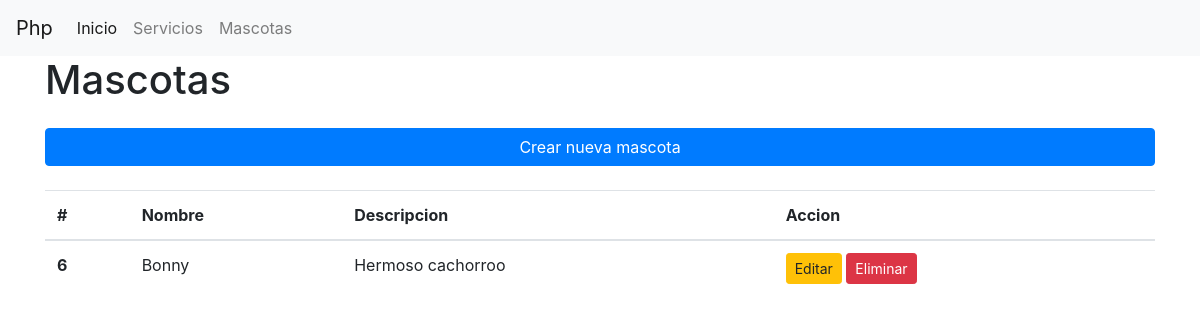
The page /mascotas.php on the database as committed earlier.
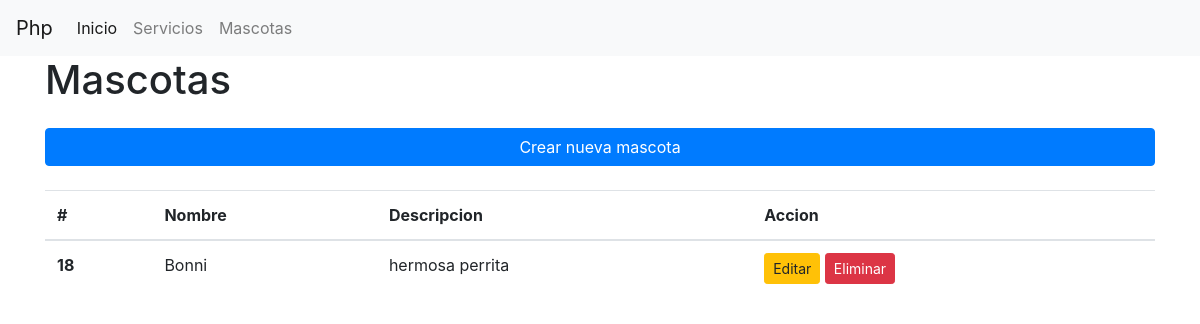
The same page on the database as committed later.
### tables this page shows
CREATE TABLE `mascota` (
  `id` int(11) NOT NULL,
  `nombre` varchar(250) NOT NULL,
  `descripcion` varchar(250) NOT NULL
);

### config.php (called while the page is built, shortened)
<?php
  include 'cConexion.php';
  include 'cConsultas.php';
  $consulta = new cConsultas();
?>

### cConsultas.php (called while the page is built, shortened)
<?php
  class cConsultas extends cConexion{
    private $sql;
    function __construct(){
        $this->sql="";
    }
    public function asignarConsulta($query){
      $this->sql = mysqli_query($this->obtenerConexion(), $query);
    }
    public function obtenerConsulta(){
        return $this->sql;
    }
  }
?>

### cConexion.php (called while the page is built, shortened)
<?php
  class cConexion{
    private $servidor;
    private $usuario;
    private $contrasena;
    private $link;
    function __construct(){
        $this->servidor="";
        $this->usuario="";
        $this->contrasena="";
        $this->link="";
    }
    public function asignarServidor($host){
        $this->servidor = $host;
    }
    public function asignarUsuario($user){
        $this->usuario  = $user;
    }
    public function asignarContrasena($pwd){
        $this->contrasena = $pwd;
    }
    public function conectarBaseDatos(){
        if(!($this->link= mysqli_connect($this->servidor, $this->usuario, $this->contrasena))){
            echo "Error al acceder a la base de datos";
            exit();
        }
    }
    public function obtenerConexion(){
        return $this->link;
    }
  }
?>

### mascotas.php (the view, shortened to what this page needs)
<?php
  include 'config.php';
  include 'masterPage.php';
  $masterPage = new masterPage();
?>
<?php include 'template/cabecera.php'; ?>
    <div class="container">
        <h1>Mascotas</h1>
        <a href="crear.php" class="btn btn-primary btn-block my-4" >Crear nueva mascota</a>
        <div class="table-responsive">
          <table class="table">
            <thead>
              <tr>
                <th scope="col">#</th>
                <th scope="col">Nombre</th>
                <th scope="col">Descripcion</th>
                <th scope="col">Accion</th>
              </tr>
            </thead>
            <tbody>
              <?php
                $consulta->conectarBaseDatos();
                $consulta->asignarConsulta("select * from mascota");
              ?>
              <?php while($mascota = mysqli_fetch_assoc($consulta->obtenerConsulta())){ ?>
                <tr>
                  <th scope="row"><?php echo $mascota['id'] ?></th>
                  <td><?php echo $mascota['nombre'] ?></td>
                  <td><?php echo $mascota['descripcion'] ?></td>
                  <td>
                    <a type="button" class="btn btn-warning btn-sm" href="detalle.php?id=<?php echo $mascota['id']?>">Editar</a>
                    <a type="button" class="btn btn-danger btn-sm" href="eliminarMascota.php?id=<?php echo $mascota['id'] ?>" >Eliminar</button>
                  </td>
                </tr>
              <?php } ?>
          </table>
        </div>
    </div>
<?php include 'template/pie.php'; ?>

### template/cabecera.php (shortened to what this page needs)
<!DOCTYPE html>
<html lang="en" dir="ltr">
  <head>
    <?php echo $masterPage->obtenerScriptsCabecera(); ?>
  </head>
  <body>
    <?php echo $masterPage->obtenerNavegacion(); ?>

### masterPage.php (shortened to what this page needs)
<?php
  class masterPage {
    function obtenerScriptsCabecera(){
      $scripts = "<link href='assets/css/bootstrap.min.css' rel='stylesheet'>";
      $scripts .= "<link rel='stylesheet' href='https://cdn.datatables.net/1.10.24/css/jquery.dataTables.min.css'>";
      return $scripts;
    }
    function obtenerNavegacion(){
      $nav = "<nav class='navbar navbar-expand-lg navbar-light bg-light'>";
      $nav .= "<a class='navbar-brand' href='index.php'>Php</a>";
      $nav .= "<button class='navbar-toggler' type='button' data-toggle='collapse' data-target='#navbarSupportedContent' aria-controls='navbarSupportedContent' aria-expanded='false' aria-label='Toggle navigation'>";
      $nav .= "<span class='navbar-toggler-icon'></span>";
      $nav .= "</button>";
      $nav .= "<div class='collapse navbar-collapse' id='navbarSupportedContent'>";
      $nav .= "<ul class='navbar-nav mr-auto'>";
      $nav .= "<li class='nav-item active'>";
      $nav .= "<a class='nav-link' href='index.php'>Inicio <span class='sr-only'>(current)</span></a>";
      $nav .= "</li>";
      $nav .= "<li class='nav-item'>";
      $nav .= "<a class='nav-link' href='servicios.php'>Servicios</a>";
      $nav .= "</li>";
      $nav .= "<li class='nav-item'>";
      $nav .= "<a class='nav-link' href='mascotas.php'>Mascotas</a>";
      $nav .= "</li>";
      $nav .= "</ul>";
      $nav .= "</div>";
      $nav .= "</nav>";
      return $nav;
    }
  }
?>

### template/pie.php (shortened to what this page needs)
</body>
</html>

Rows that differ between the two databases and show on the page:
removed mascota: id "6", nombre "Bonny", descripcion "Hermoso cachorroo"
added mascota: id "18", nombre "Bonni", descripcion "hermosa perrita"
